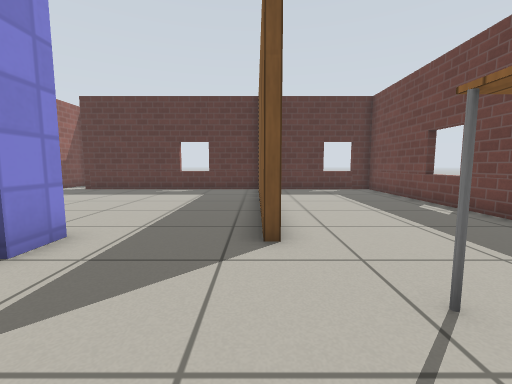
[1] (above)

14 first-person views from a walk through a Gazebo world. The camera is 0.67 m above the floor, tilts 6° down and sees 90° across. The floor is counted in squares, 0.5 m on a side. Each view is taken from the middle of a square. On the plan, view 1 faces up. The plan holds only what a view shows up to about 13 squares ahead; the rest is blank. The robots in the file are not drawn. Gazebo's built-in surfaces are drawn with simple patterns.

[2]
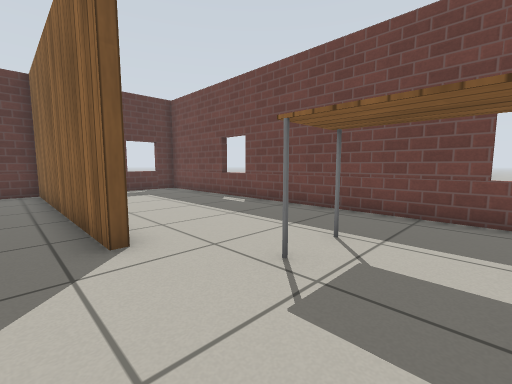

[3]
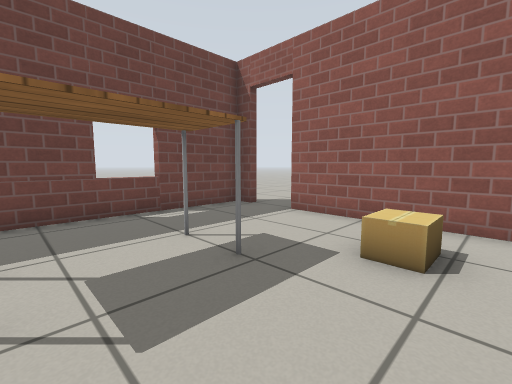

[4]
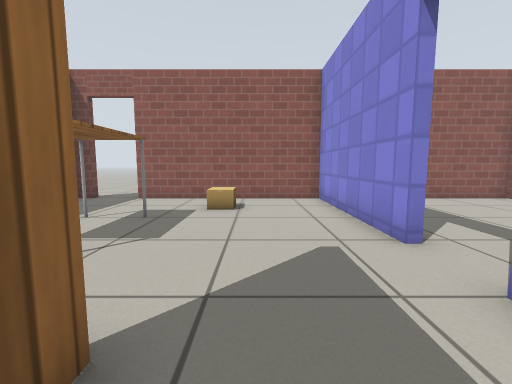

[5]
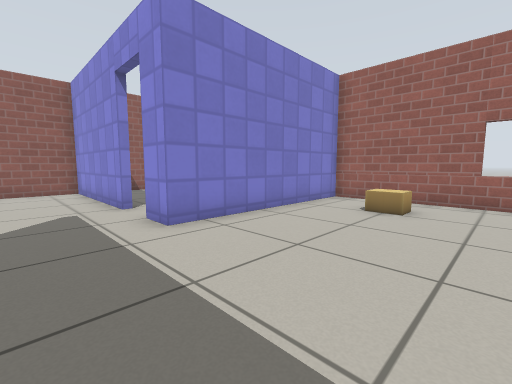

[6]
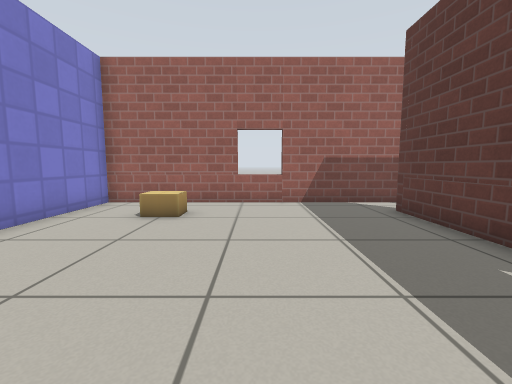

[7]
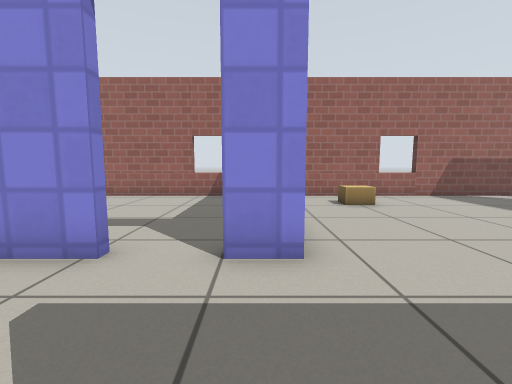

[8]
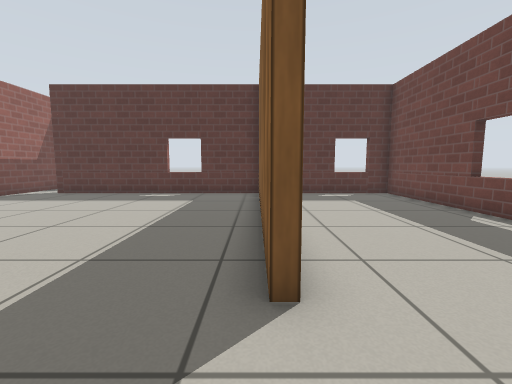

[9]
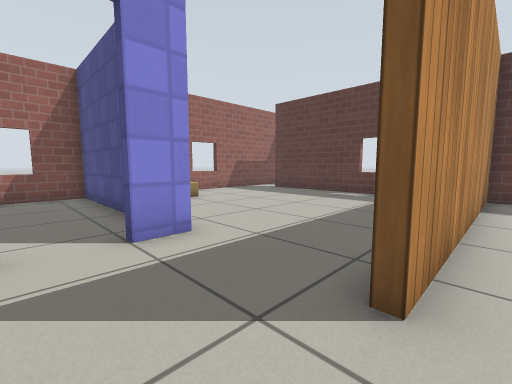

[10]
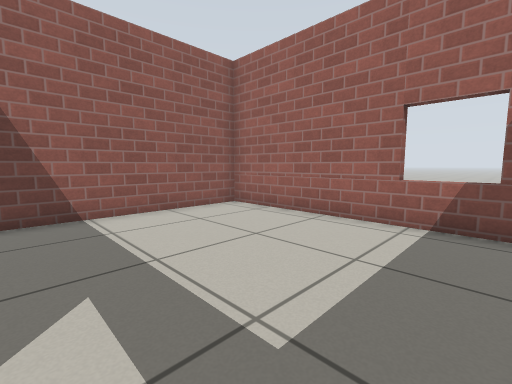

[11]
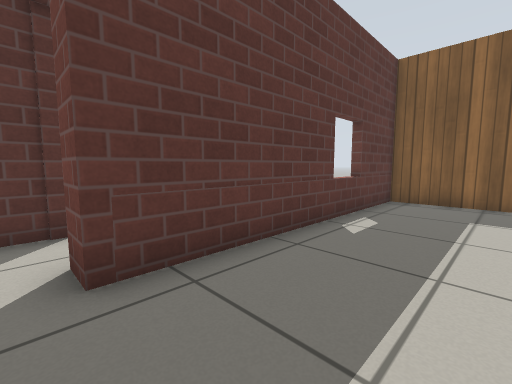

[12]
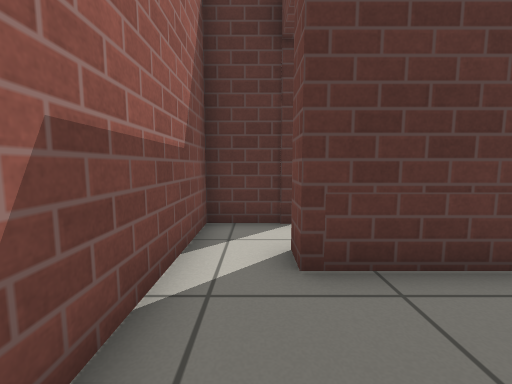

[13]
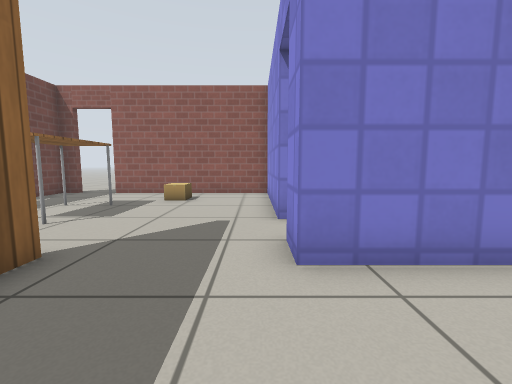

[14]
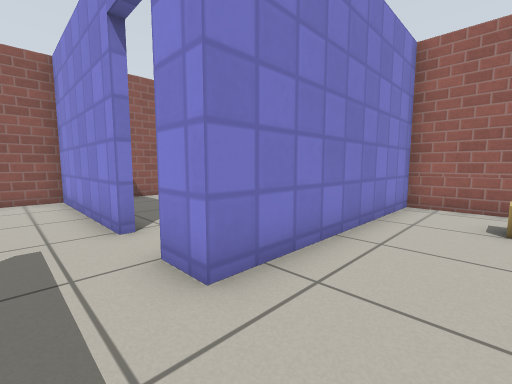

### Floor plan
Ten units are one square. View 1 is at (0, 0); x grows to the right and y downward. Boxes are objects, and circles mark ways between rooms. Rooms are numbered by the first view taken in them; rooms with no view inside come last. Other rooms are left out.
<svg viewBox="-116 -173 184 221">
<path fill="none" stroke="#000" d="M-35 -17 -35 43 39 43M-35 -47 -35 -35M63 43 63 -141 4 -141 4 -44M1 -44 1 -141 -94 -141 -94 -150M-91 -168 -111 -168 -111 -47 -35 -47M-65 -44 -111 -44 -111 43 -49 43"/>
<rect x="-5" y="15" width="10" height="10" fill="#bbb"><title>cardboard box</title></rect>
<rect x="15" y="-25" width="20" height="30" fill="#bbb"><title>table</title></rect>
<rect x="-95" y="-85" width="10" height="20" fill="#bbb"><title>cardboard box</title></rect>
<circle cx="-20" cy="-50" r="3" fill="#2a7"/>
<circle cx="-40" cy="-25" r="3" fill="#2a7"/>
<text x="20" y="-30">1</text>
<text x="-60" y="-90">2</text>
<text x="-80" y="0">3</text>
</svg>
Room 1 opens to room 2. Room 1 opens to room 3.

Where each view was taken, in squares from view 1:
view 1: 0 up, 0 right, facing up
view 2: 0 up, 1 left, facing up-right
view 3: 2 up, 1 left, facing down-right
view 4: 6 up, 1 left, facing down
view 5: 10 up, 1 left, facing down-left
view 6: 10 up, 2 left, facing left
view 7: 4 up, 0 right, facing left
view 8: 2 up, 0 right, facing up
view 9: 2 up, 1 right, facing up-left
view 10: 3 up, 5 left, facing down-left
view 11: 11 up, 10 left, facing up-right
view 12: 11 up, 10 left, facing up
view 13: 8 up, 3 left, facing down
view 14: 7 up, 2 left, facing down-left
